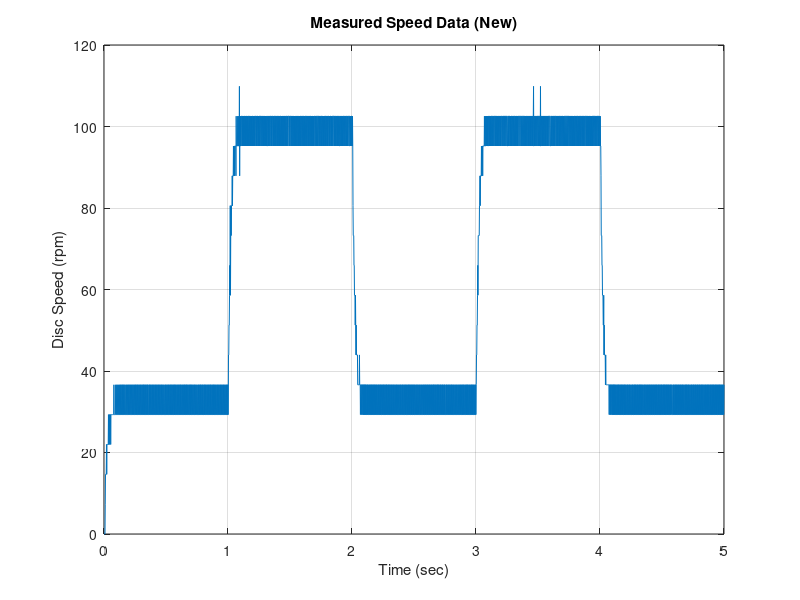
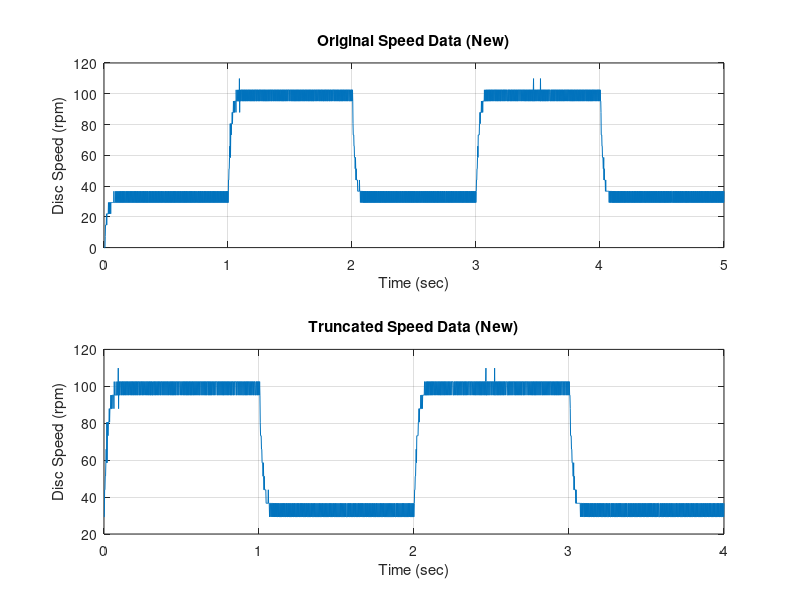
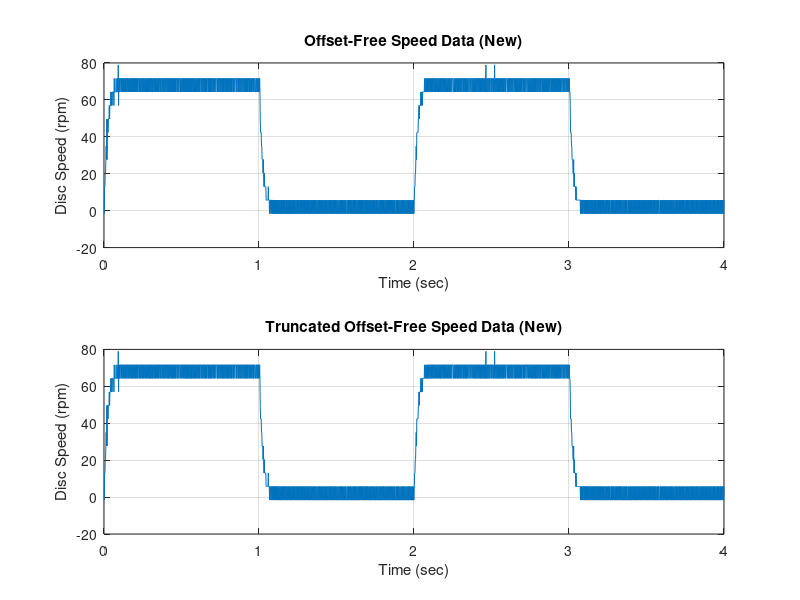

Recreate these plots in MATLAB, in order.
%%-#############################################################
%  ########################    NOTE    #########################
%--#############################################################
%  This is for Q5 onwards of the actual prelab pdf, which
%  the same steps from grader 1.1-1.4 applied to a different
%  dataset


%%-#############################################################
% Q1:   Load the data
%--#############################################################

% Load the MAT file:
load('PreLab1_Data_new.mat');

% Extract data from the discSpeed matrix:
y_new1 = discSpeed_new.signals.values(:,1)*60/(2*pi); % rad/s to rpm
t_new1 = discSpeed_new.time;

% Plot the original data set:
try
  close("Q1_FIG_01")
catch
end
figure("Name", "Q1_FIG_01");
plot(t_new1, y_new1);
title('Measured Speed Data (New)');
xlabel('Time (sec)');
ylabel('Disc Speed (rpm)');
grid on;


%%-#############################################################
% Q2:   Truncate the data
%--#############################################################
y_new2 = y_new1(501:end);
t_new2 = t_new1(501:end) - t_new1(501);

% Plot both the ORIGINAL and TRUNCATED data sets:
try
  close("Q2_FIG_01")
catch
end
figure("Name", "Q2_FIG_01");


subplot(2,1,1);
plot(t_new1, y_new1);
title('Original Speed Data (New)');
xlabel('Time (sec)');
ylabel('Disc Speed (rpm)');
grid on;

subplot(2,1,2);
plot(t_new2, y_new2);
title('Truncated Speed Data (New)');
xlabel('Time (sec)');
ylabel('Disc Speed (rpm)');
grid on;


%%-#############################################################
% Q3:   DC offset removal part 1 of 3
%--#############################################################
% compute the DC offset from the first 500 samples of truncated data
DC_offset_new = mean(y_new1(1:500));


%%-#############################################################
% Q4a:   DC offset removal part 2 of 3
%--#############################################################
y_new3 = y_new2 - DC_offset_new;
t_new3 = t_new2;


%%-#############################################################
% Q4b:   DC offset removal part 3 of 3
%--#############################################################
% y_new4 = y_new3(501:end);
% t_new4 = t_new3(501:end) - t_new3(501);

% maybe this unnecessary
y_new4 = y_new3; % Use the offset-free data directly for the next steps
t_new4 = t_new3; % Keep the time vector aligned with the offset-free data

% Plot both the OFFSET-FREE data set and the "ready" TRUNCATED OFFSET-FREE data set
try
  close("Q4b_FIG_01")
catch
end
figure("Name", "Q4b_FIG_01");

subplot(2,1,1);
plot(t_new3, y_new3);
title('Offset-Free Speed Data (New)');
xlabel('Time (sec)');
ylabel('Disc Speed (rpm)');
grid on;


subplot(2,1,2);
plot(t_new4, y_new4);
title('Truncated Offset-Free Speed Data (New)');
xlabel('Time (sec)');
ylabel('Disc Speed (rpm)');
grid on;


%%-#############################################################
% Q6: Simulink setup
%--#############////////////////////////////////////////////////
fc = 10;
zeta = 0.707;
WindowSize = 22;
